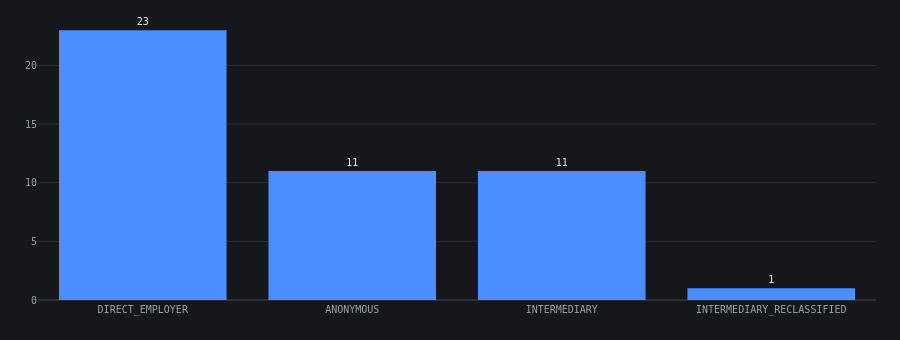

Notebook cell for this chart:
### Code cell
dbt_employers = con.execute('''
    with dbt_offers as (
        select distinct job_offer_id
        from fct_job_offer_technology
        where lower(technology) = 'dbt'
    )
    select o.employer_category, count(distinct o.job_offer_id) as offer_count
    from fct_job_offer o
    join dbt_offers d on o.job_offer_id = d.job_offer_id
    where o.is_canonical_listing
    group by o.employer_category
    order by offer_count desc
''').df()
fig = column_chart(
    dbt_employers.to_dict('records'), 'employer_category', 'offer_count',
    'dbt by employer category')
fig

### Figure 1 — Plotly figure (JSON) as saved in the notebook; plotly's stock layout.template omitted (floating-point values rounded to 4 significant figures)
{"data": [{"cliponaxis": false, "hovertemplate": "<b>%{x}</b><br>%{text}<extra></extra>", "marker": {"color": "#4C8DFF"}, "text": ["23", "11", "11", "1"], "textfont": {"color": "#F2F3F5", "family": "'JetBrains Mono', 'SF Mono', 'Consolas', monospace", "size": 10}, "textposition": "outside", "type": "bar", "x": ["DIRECT_EMPLOYER", "ANONYMOUS", "INTERMEDIARY", "INTERMEDIARY_RECLASSIFIED"], "y": [23, 11, 11, 1]}], "layout": {"height": 340, "meta": {"note": null, "title": "dbt by employer category"}, "yaxis": {"title": {"text": ""}}}}
